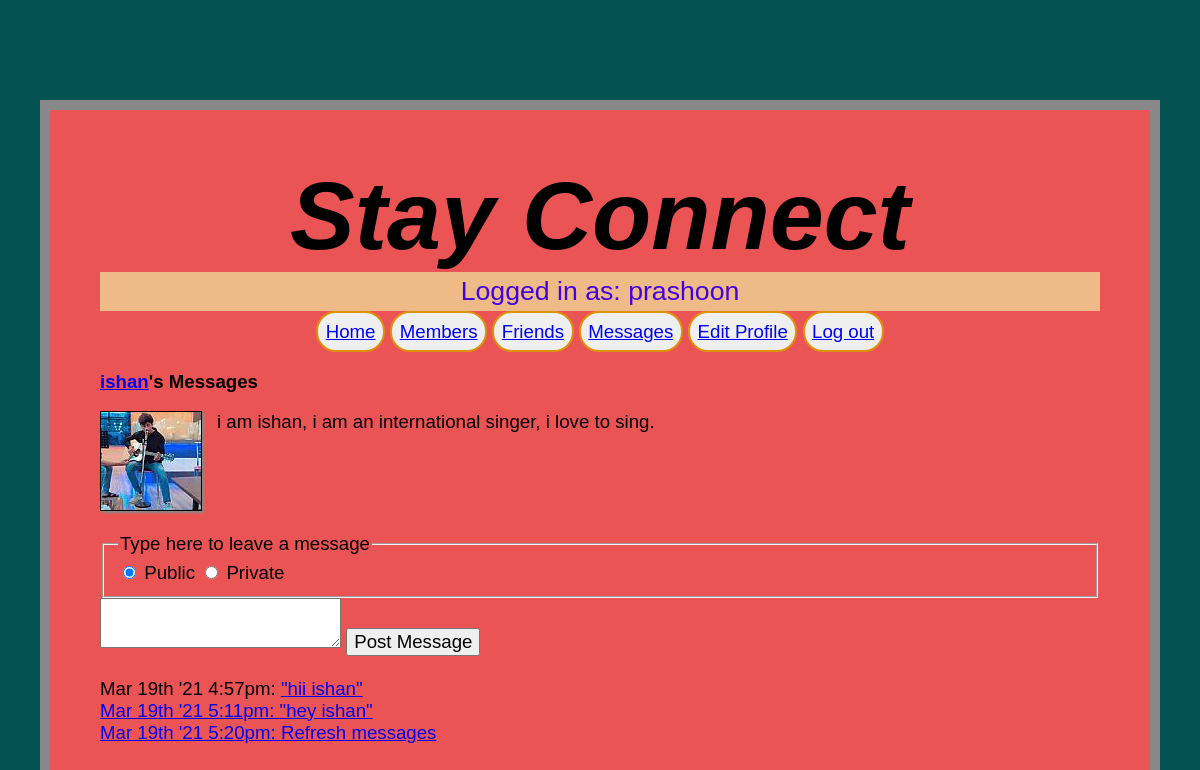
The page /messages.php?view=ishan (signed in) on the database its author committed.
### tables this page shows
CREATE TABLE `profiles` (
  `user` varchar(50) NOT NULL,
  `text` varchar(500) NOT NULL
);

CREATE TABLE `messages` (
  `auth` varchar(50) NOT NULL,
  `recip` varchar(50) NOT NULL,
  `pm` char(1) NOT NULL,
  `time` int(6) NOT NULL,
  `text` varchar(500) NOT NULL,
  `id` int(10) UNSIGNED NOT NULL
);

### messages.php (the view, shortened to what this page needs)
<?php
require_once 'header.php';
 if (isset($_GET['view'])) $view = sanitizeString($_GET['view']);
 else $view = $user;
 if ($view != "")
 {
 if ($view == $user) $name1 = $name2 = "Your";
 else
 {
$name1 = "<a href='members.php?view=$view'>$view</a>'s";
 }
 echo "<h3>$name1 Messages</h3>";
 showProfile($view);
 echo <<<_END
<form method='post' action='messages.php?view=$view'>
<fieldset data-role="controlgroup" data-type="horizontal">
<legend>Type here to leave a message</legend>
<input type='radio' name='pm' id='public' value='0' checked='checked'>
<label for="public">Public</label>
<input type='radio' name='pm' id='private' value='1'>
<label for="private">Private</label>
</fieldset>
<textarea name='text'></textarea>
<input data-transition='slide' type='submit' value='Post Message'>
 </form><br>
_END;
 $query = "SELECT * FROM messages WHERE recip='$view' ORDER BY id ";
 $result = queryMysql($query);
 $num = $result->num_rows;
 for ($j = 0 ; $j < $num ; ++$j)
 {
$row = $result->fetch_array(MYSQLI_ASSOC);
if ($row['pm'] == 0 || $row['auth'] == $user || $row['recip'] == $user)
{
echo date('M jS \'y g:ia:', $row['time']);
echo " <a href='messages.php?view=" . $row['auth'] . ">" . $row['auth']. "</a> ";
if ($row['pm'] == 0)
echo "wrote: &quot;" . $row['auth'] . "&quot; ";
else
echo "whispered: <span class='whisper'>&quot;" .$row['text']. "&quot;</span> ";
echo "<br>";
}
 }
 }
 echo "<br><button><a data-role='button'
href='messages.php?view=$view'>Refresh messages</a></button>";
?>
 </div><br>
 </body>
</html>

### header.php (shortened to what this page needs)
<?php
echo <<<_INIT
<!DOCTYPE html>
<html>
 <head>
 <meta charset='utf-8'>
 <meta name='viewport' content='width=device-width, initial-scale=1'>
 <link rel='stylesheet' href='styles.css'>
 <script src='javascript.js'></script>
 <script src='jquery-2.2.4.min.js'></script>
 <script src='jquery.mobile-1.4.5.min.js'></script>
_INIT;
 require_once 'functions.php';
 $userstr = 'Welcome Guest';
 if (isset($_SESSION['user']))
 {
 $user = $_SESSION['user'];
 $loggedin = TRUE;
 $userstr = "Logged in as: $user";
 }
 else $loggedin = FALSE;
echo <<<_MAIN
 <title>Prashoon Nest: $userstr</title>
 </head>
<body>
<div id='logo' class='center'>
Stay Connect</div>
<div class='username'>$userstr</div>
<div data-role='content'>
_MAIN;
 if ($loggedin)
 {
echo <<<_LOGGEDIN
<div class='center'>
<button><a data-role='button' data-inline='true' data-icon='home'
data-transition="slide" href='members.php?view=$user'>Home</a></button>
<button><a data-role='button' data-inline='true'
data-transition="slide" href='members.php'>Members</a></button>
<button><a data-role='button' data-inline='true'
data-transition="slide" href='friends.php'>Friends</a></button>
<button><a data-role='button' data-inline='true'
data-transition="slide" href='messages.php'>Messages</a></button>
<button><a data-role='button' data-inline='true'
data-transition="slide" href='profile.php'>Edit Profile</a></button>
<button><a data-role='button' data-inline='true'
data-transition="slide" href='logout.php'>Log out</a></button>
</div>
_LOGGEDIN;
 }
?>

### functions.php (shortened to what this page needs)
<?php
 $dbhost = "localhost:3307";
 $dbname = "prashoonest";
 $dbuser = "prashoonuser";
 $dbpass = "";
 $connection = new mysqli($dbhost, $dbuser, $dbpass, $dbname);
 function queryMysql($query)
 {
 global $connection;
 $result = $connection->query($query);
 return $result;
 }
 function sanitizeString($var)
 {
 global $connection;
 $var = strip_tags($var);
 $var = htmlentities($var);
 return $connection->real_escape_string($var);
 }
 function showProfile($user)
 {
 if (file_exists("$user.jpg"))
echo "<img src='$user.jpg' style='float:left;'>";
 $result = queryMysql("SELECT * FROM profiles WHERE user='$user'");
 if ($result->num_rows)
 {
$row = $result->fetch_array(MYSQLI_ASSOC);
echo stripslashes($row['text']) . "<br style='clear:left;'><br>";
 }
 else echo "<p>Nothing to see here, yet</p><br>";
 }
?>

### styles.css (style rules this page uses)
* { font-family: verdana, sans-serif; font-size: 14pt; }
body { width: 1000px; margin: 100px auto; background: #eb5454; align-items: center; padding: 50px 50px 50px 50px; border: 10px solid #888; }
html { background: rgb(4, 82, 82); }
img { border: 1px solid black; margin-right: 15px; -moz-box-shadow: 2px 2px 2px #888; -webkit-box-shadow: 2px 2px 2px #888; box-shadow: 2px 2px 2px #888; }
.username { text-align: center; background: #eb8; color: #40d; font-family: helvetica; font-size: 20pt; padding: 4px; }
.center { text-align: center; }
#logo { font-family: Verdana, Geneva, Tahoma, sans-serif; font-weight: bold; font-style: italic; font-size: 97px; }
button { color: turquoise; font-family: fantasy; padding: auto; border: solid 2px rgb(221, 146, 8); border-radius: 20px; padding: 2mm; }

### rows shown on the page
profiles: text "i am ishan, i am an international singer, i love to sing."
messages: time "Mar 19th '21 4:57pm:", text "hii ishan"
messages: time "Mar 19th '21 5:11pm:", text "hey ishan"
messages: time "Mar 19th '21 5:20pm:"

### other values the page prints
$userstr "Logged in as: prashoon"
$view "ishan"
